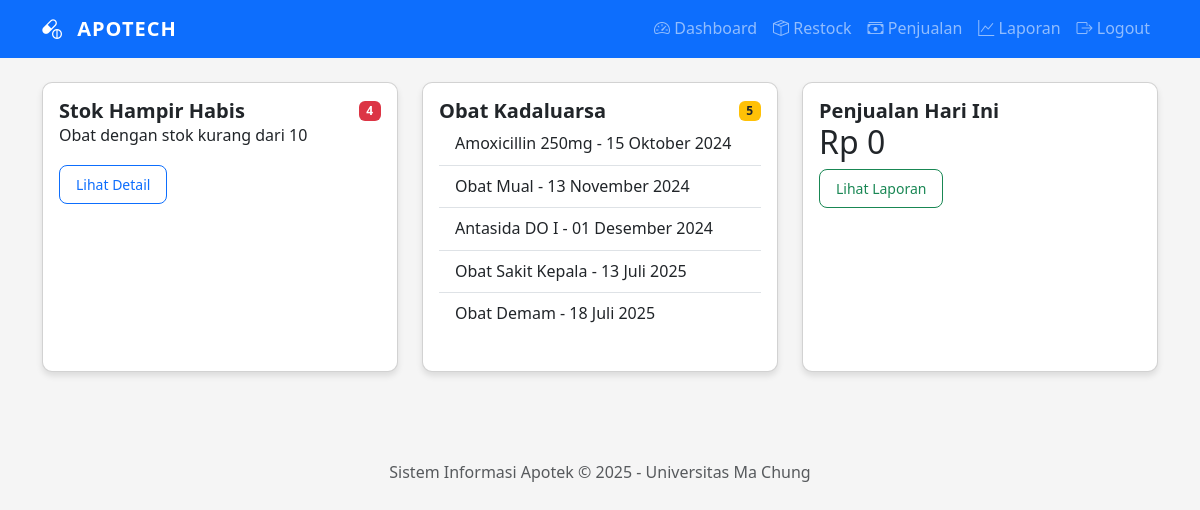
The app's page /dashboard.php (signed in) with its own data.
### tables this page shows
CREATE TABLE `obat` (
  `obat_id` int NOT NULL,
  `nama_obat` varchar(50) NOT NULL,
  `kategori` varchar(30) NOT NULL,
  `harga_beli` decimal(10,2) NOT NULL,
  `harga_jual` decimal(10,2) NOT NULL,
  `stok` int NOT NULL DEFAULT '0',
  `satuan` varchar(20) NOT NULL,
  `tanggal_kadaluarsa` date NOT NULL,
  `supplier_id` int DEFAULT NULL
);

### includes/functions.php (called while the page is built, shortened)
<?php
require_once 'config.php';
function getExpiredDrugs() {
    global $conn;
    $today = date('Y-m-d');
    $sql = "SELECT * FROM obat
            WHERE tanggal_kadaluarsa <= '$today'
            ORDER BY tanggal_kadaluarsa ASC
            LIMIT 5";
    $result = $conn->query($sql);
    return $result->fetch_all(MYSQLI_ASSOC);
}
function getTodaySales() {
    global $conn;
    $today = date('Y-m-d');
    $sql = "SELECT SUM(total_harga) as total
            FROM transaksi
            WHERE DATE(tanggal_transaksi) = '$today'";
    $result = $conn->query($sql);
    $row = $result->fetch_assoc();
    return $row['total'] ?? 0;
}
function indoDate($date) {
    $bulan = [
        'Januari', 'Februari', 'Maret', 'April', 'Mei', 'Juni',
        'Juli', 'Agustus', 'September', 'Oktober', 'November', 'Desember'
    ];
    $d = date('d', strtotime($date));
    $m = date('n', strtotime($date)) - 1;
    $y = date('Y', strtotime($date));
    return "$d {$bulan[$m]} $y";
}
function getLowStockCount() {
    global $conn;
    $sql = "SELECT COUNT(*) as count FROM obat WHERE stok < 10";
    $result = $conn->query($sql);
    return $result->fetch_assoc()['count'];
}
?>

### dashboard.php (the view, shortened to what this page needs)
<?php
require_once 'includes/auth.php';
require_once 'includes/functions.php';
include 'includes/header.php';
$lowStockCount = getLowStockCount();
$expiredDrugs = getExpiredDrugs();
$todaySales = getTodaySales();
?>
<div class="row">
    <div class="col-md-4 mb-4">
        <div class="card h-100">
            <div class="card-body">
                <div class="d-flex justify-content-between align-items-center">
                    <h5 class="card-title">Stok Hampir Habis</h5>
                    <span class="badge bg-danger"><?= $lowStockCount ?></span>
                </div>
                <p class="card-text">Obat dengan stok kurang dari 10</p>
                <a href="reports.php" class="btn btn-sm btn-outline-primary">Lihat Detail</a>
            </div>
        </div>
    </div>
    <div class="col-md-4 mb-4">
        <div class="card h-100">
            <div class="card-body">
                <div class="d-flex justify-content-between align-items-center">
                    <h5 class="card-title">Obat Kadaluarsa</h5>
                    <span class="badge bg-warning text-dark"><?= count($expiredDrugs) ?></span>
                </div>
                <?php if (!empty($expiredDrugs)): ?>
                    <ul class="list-group list-group-flush">
                        <?php foreach ($expiredDrugs as $drug): ?>
                            <li class="list-group-item">
                                <?= $drug['nama_obat'] ?> -
                                <?= indoDate($drug['tanggal_kadaluarsa']) ?>
                            </li>
                        <?php endforeach; ?>
                    </ul>
                <?php else: ?>
                    <p class="card-text">Tidak ada obat kadaluarsa</p>
                <?php endif; ?>
            </div>
        </div>
    </div>
    <div class="col-md-4 mb-4">
        <div class="card h-100">
            <div class="card-body">
                <h5 class="card-title">Penjualan Hari Ini</h5>
                <h2 class="card-text">Rp <?= number_format($todaySales, 0, ',', '.') ?></h2>
                <a href="reports.php" class="btn btn-sm btn-outline-success">Lihat Laporan</a>
            </div>
        </div>
    </div>
</div>
<?php include 'includes/footer.php'; ?>

### assets/css/style.css (style rules this page uses)
:root { --primary: #0d6efd; --secondary: #6c757d; --success: #198754; --danger: #dc3545; --warning: #ffc107; --light: #f8f9fa; --dark: #212529; }
body { font-family: "Segoe UI", Tahoma, Geneva, Verdana, sans-serif; background-color: #f5f5f5; color: #333; line-height: 1.6; }
.card { border-radius: 10px; box-shadow: 0 4px 6px rgba(0, 0, 0, 0.1); transition: transform 0.3s ease; margin-bottom: 20px; }
.card-title { margin-bottom: 0; font-weight: 600; }
.btn { border-radius: 8px; padding: 8px 16px; font-weight: 500; transition: all 0.3s ease; }

### records on screen
obat: nama_obat "Amoxicillin 250mg", tanggal_kadaluarsa "15 Oktober 2024"
obat: nama_obat "Obat Mual", tanggal_kadaluarsa "13 November 2024"
obat: nama_obat "Antasida DO I", tanggal_kadaluarsa "01 Desember 2024"
obat: nama_obat "Obat Sakit Kepala", tanggal_kadaluarsa "13 Juli 2025"
obat: nama_obat "Obat Demam", tanggal_kadaluarsa "18 Juli 2025"

### other values on screen
$lowStockCount "4"
count($expiredDrugs) "5"
$todaySales "0"
